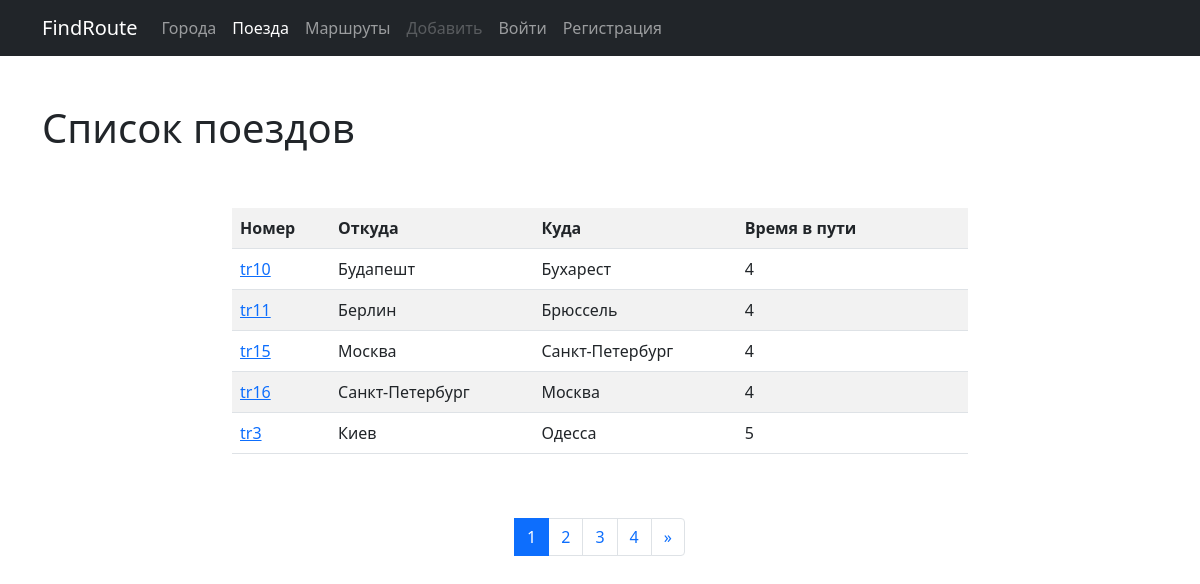
The page /trains/ on the database as committed earlier.
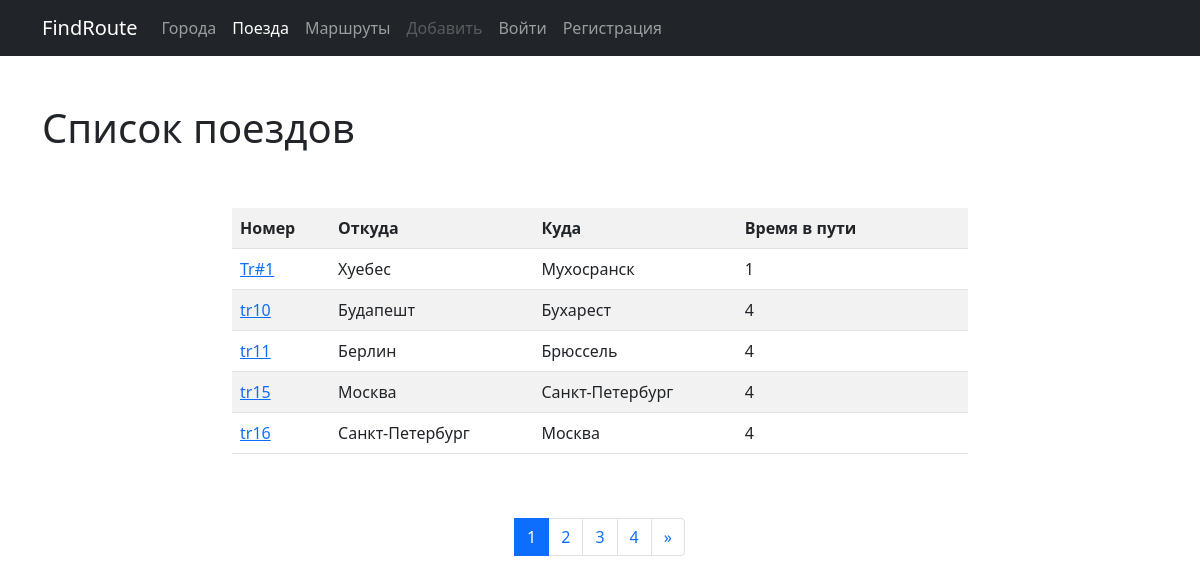
The same page on the database as committed later.
### trains/models.py (models this page shows, shortened)
class Train(models.Model):
    name = models.CharField(max_length=50, unique=True,
                            verbose_name='Название поезда')
    travel_time = models.PositiveSmallIntegerField(verbose_name='Время в пути')
    from_city = models.ForeignKey(City, on_delete=models.CASCADE,
                                  related_name='from_city_set',
                                  verbose_name='Город отправления')
    to_city = models.ForeignKey('cities.City', on_delete=models.CASCADE,
                                related_name='to_city_set',
                                verbose_name='Город прибытия')
    class Meta:
        verbose_name = 'Поезд'
        verbose_name_plural = 'Поезда'
        ordering = ['travel_time']

### cities/models.py (models this page shows, shortened)
class City(models.Model):
    name = models.CharField(max_length=100, unique=True, verbose_name='Название города')
    def __str__(self):
        return self.name
    class Meta:
        verbose_name = 'Город'
        verbose_name_plural = 'Города'
        ordering = ['name']

### trains/views.py (the view)
# urls.py: path('', TrainListView.as_view(), name='home'),
class TrainListView(ListView):
    paginate_by = 5
    model = Train
    template_name = 'trains/home.html'

### trains/templates/trains/home.html (shortened to what this page needs)
{% extends 'base.html' %}
{% block content %}
    <h1>Список поездов</h1>
    <div class="row">
        <div class="col-md-8 mx-auto my-5">
            <table class="table table-striped">
                <tr>
                    <th>Номер</th>
                    <th>Откуда</th>
                    <th>Куда</th>
                    <th>Время в пути</th>
                    <th></th>
                    <th></th>
                </tr>
                {% for object in page_obj %}
                    <tr>
                        <td><a href="{% url 'trains:detail' pk=object.pk %}">{{ object.name }}</a></td>
                        <td>{{ object.from_city }}</td>
                        <td>{{ object.to_city }}</td>
                        <td>{{ object.travel_time }}</td>
                        {% if user.is_authenticated %}
                            <td>
                                <a href="{% url 'trains:update' pk=object.pk %}">
                                    <button type="submit" class="btn btn-dark">Редактировать</button>
                                </a>
                            </td>
                            <td>
                                <a href="{% url 'trains:delete' pk=object.pk %}">
                                    <button type="submit" class="btn btn-danger">Удалить</button>
                                </a>
                            </td>
                        {% else %}
                            <td>&nbsp;</td>
                            <td>&nbsp;</td>
                        {% endif %}
                    </tr>
                {% endfor %}
            </table>
        </div>
    </div>
    <nav aria-label="Page navigation example">
        <ul class="pagination justify-content-center">
            {% for page in page_obj.paginator.page_range %}
                <li class="page-item {% if page == page_obj.number %} active {% endif %}">
                    <a class="page-link" href="?page={{ page }}">{{ page }}
                    </a>
                </li>
            {% endfor %}
            {% if page_obj.has_next %}
                <li class="page-item">
                    <a class="page-link" href="?page={{ page_obj.paginator.num_pages }}">
                        <span aria-hidden="true">&raquo;</span>
                    </a>
                </li>
            {% endif %}
        </ul>
    </nav>
{% endblock %}

Rows that differ between the two databases and show on the page:
no longer on this page (row unchanged): Train: name "tr3", from_city "Киев", to_city "Одесса", travel_time "5"
added Train: name "Tr#1", from_city "Хуебес", to_city "Мухосранск", travel_time "1"
